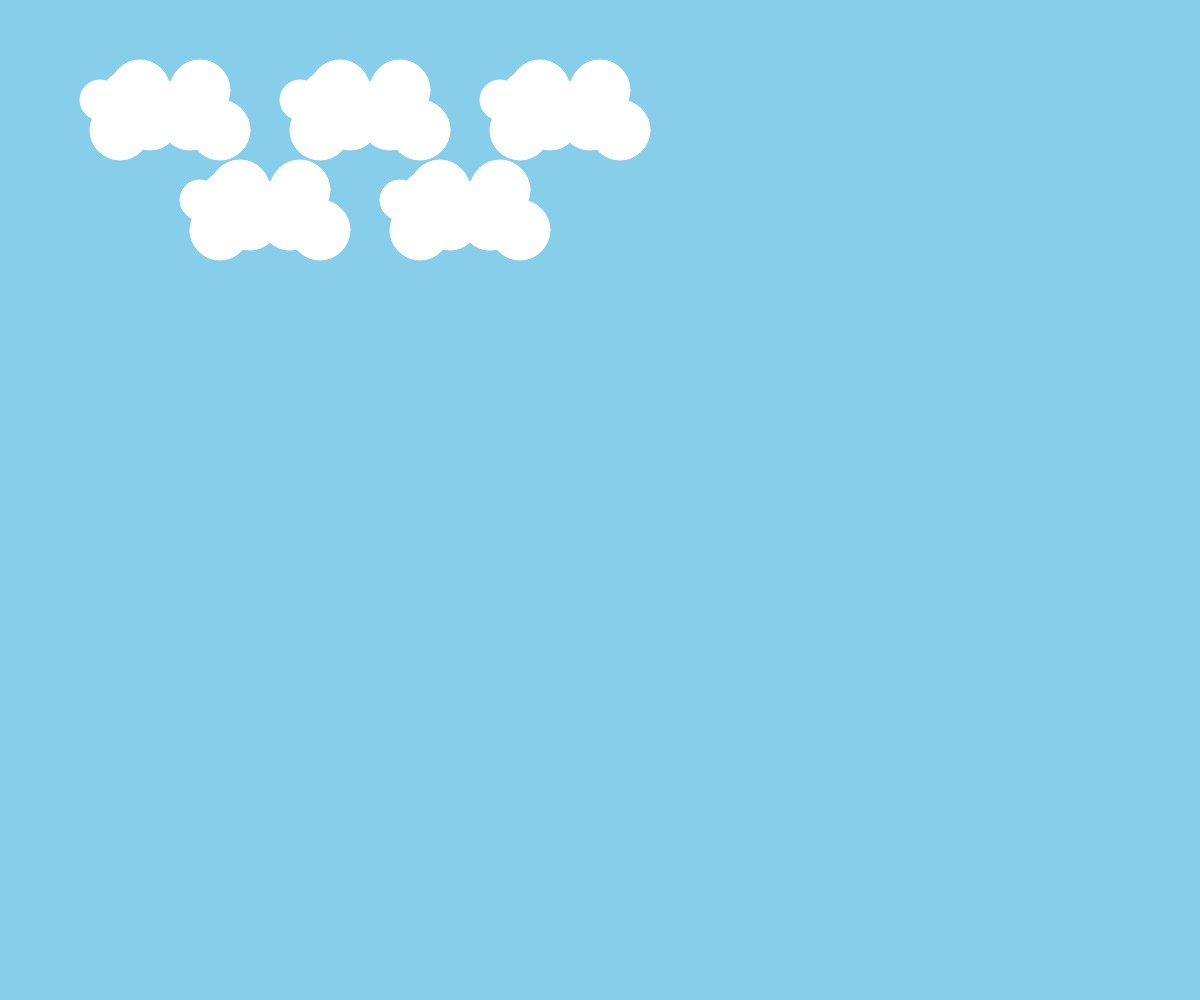
Frame 1 (no input)
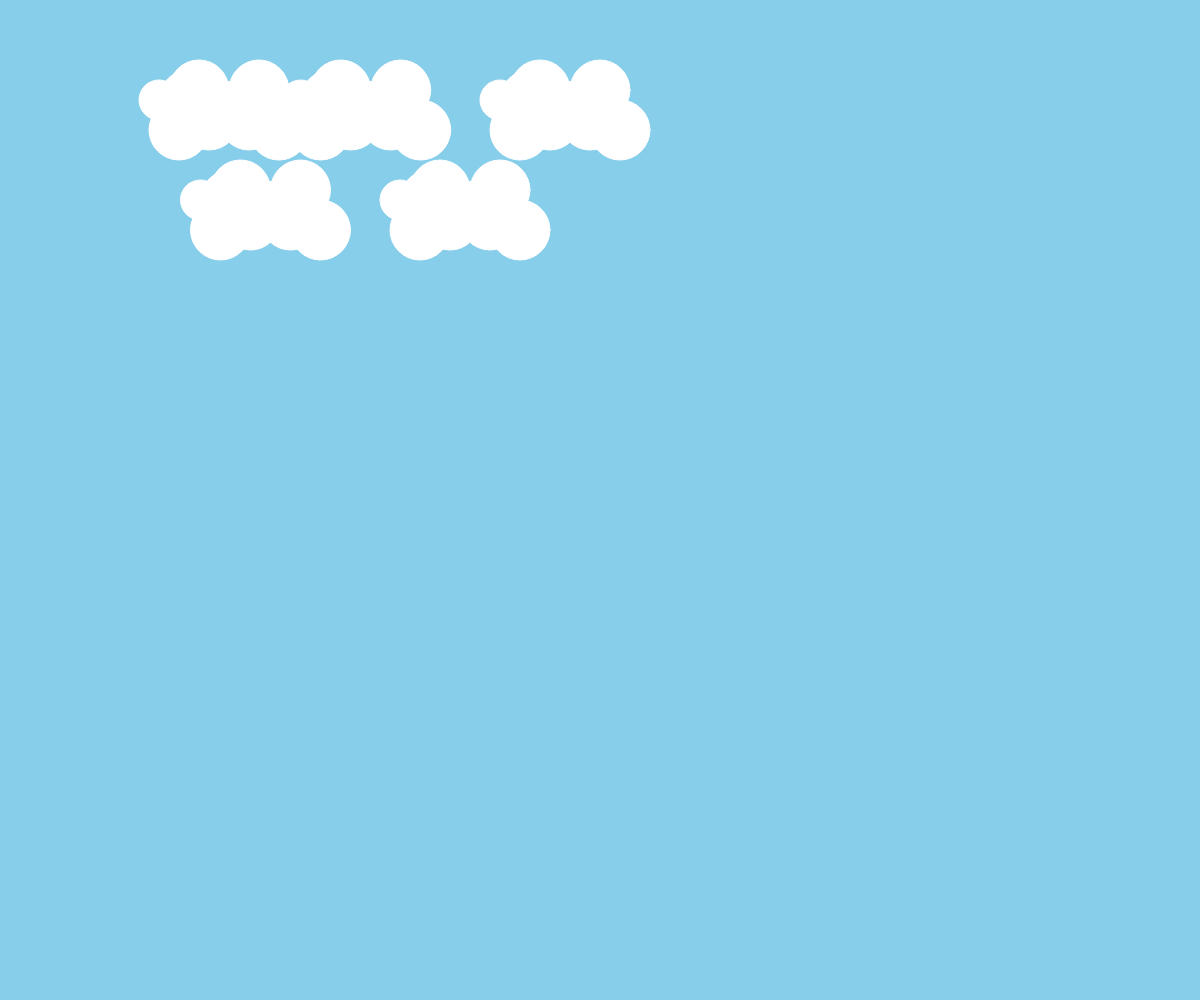
Frame 60 (no input)
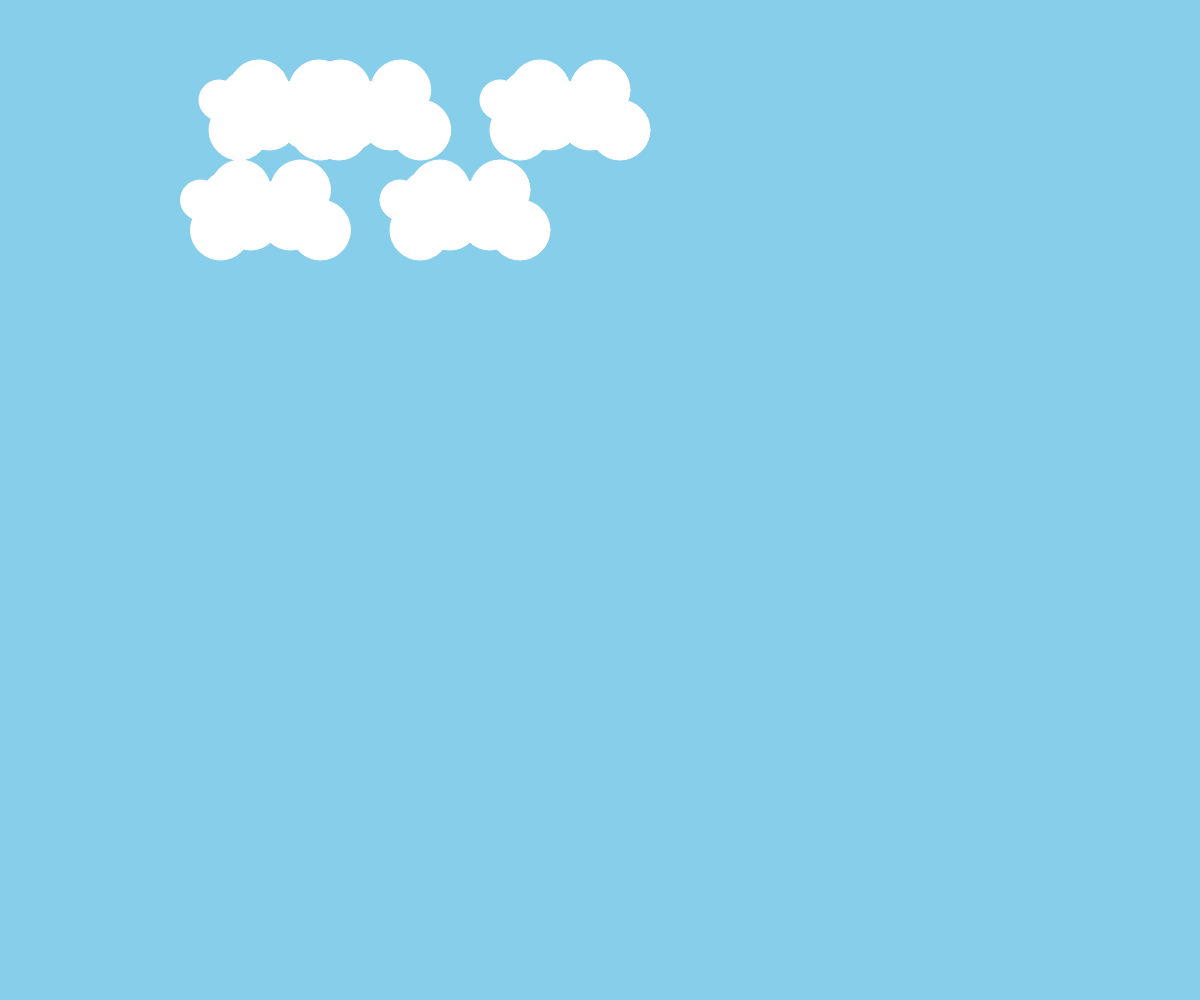
Frame 120 (the mouse pressed at the canvas centre since frame 60)

The p5.js sketch that drew these frames (run headless with seeded random() and noise() and a simulated clock; from frame 60 on, the mouse is pressed at the canvas centre):

// p5.js sketch
// ── sketch.js


let xChange = 0;
let yCloud = 0;

let xChange2 = 0;
let yCloud3 = 0;

let xChange3 = 0;
let yCloud4 = 0;

let xChange4 = 0;
let yCloud5 = 0;

let xChange5 = 0;
let yCloud6 = 0;

let xChange6 = 0;
let yCloud7 = 0;

function setup() {
  createCanvas(windowWidth,windowHeight);
  
    
}

function draw(){

  background("skyblue");
  fill(255,255,255);
  stroke(255,255,255);



  cloud(100+xChange,100);
  xChange = xChange + 1;
  if (xChange >800){
    xChange = -300;
  }

  cloud(200+xChange2, 200);
  xChange2 = xChange2 + 0.5;
  if (xChange2 > 800){
    xChange2 = -400;
  }
  
  cloud(300+xChange3, 100);
   xChange3 = xChange3 + 0.7;
  if (xChange3 > 800){
    xChange3 = -400;
  }

  cloud(400+xChange4, 200);
  xChange2 = xChange4 + 0.5;
  if (xChange4 > 800){
    xChange4 = -400;
  }
  
  cloud(500+xChange5, 100);
   xChange3 = xChange5 + 0.7;
  if (xChange5 > 800){
    xChange5 = -400;
  }
}


function cloud(x, y){
  ellipse(x, y, 40,40); 
  ellipse(x+30, y, 60,60);
  ellipse(x+20, y+30, 60,60);
  ellipse(x+50, y+20, 60,60);
  ellipse(x+80, y+10, 60,60);
  ellipse(x+100, y-10, 60,60);
  ellipse(x+120, y+30, 60,60);
  ellipse(x+90, y+20, 60,60);
  ellipse(x+60, y+10, 60,60);
  ellipse(x+40, y-10, 60,60);



}
